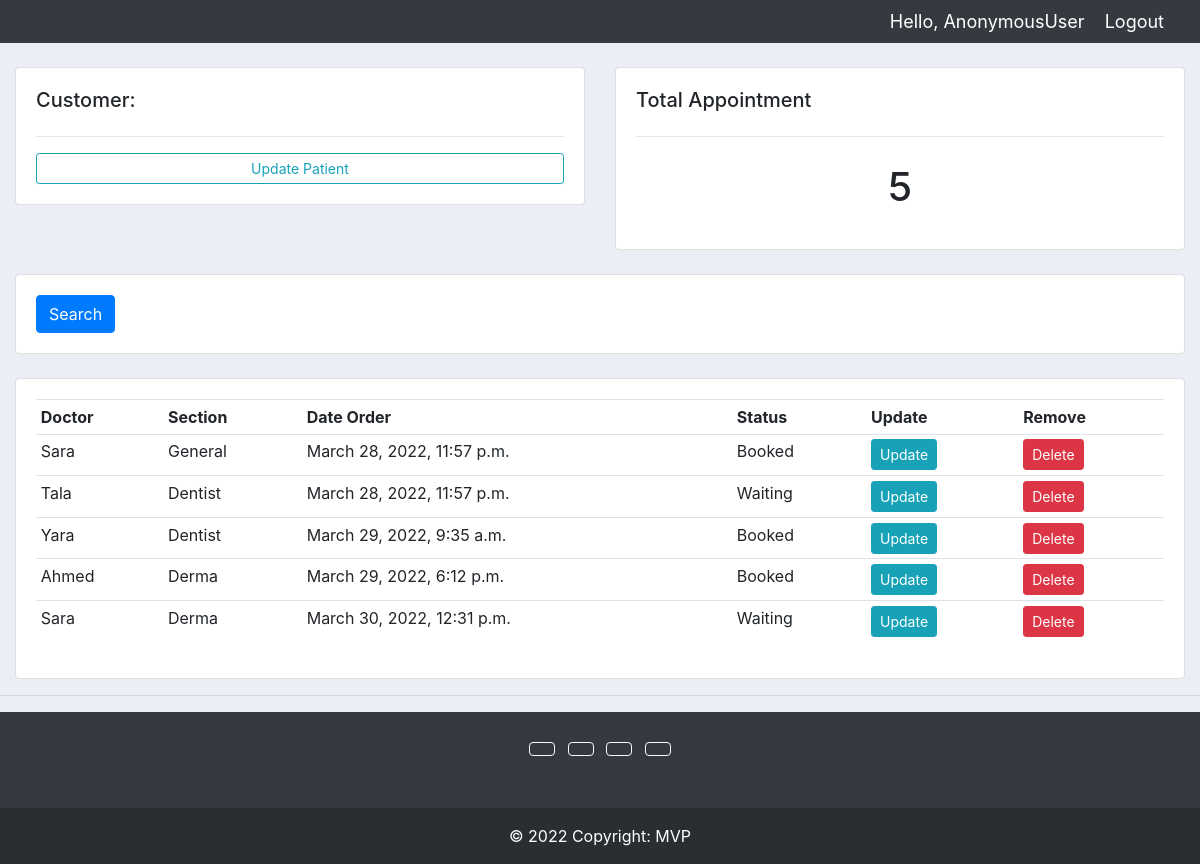
The page /patientHome/ on the database as committed earlier.
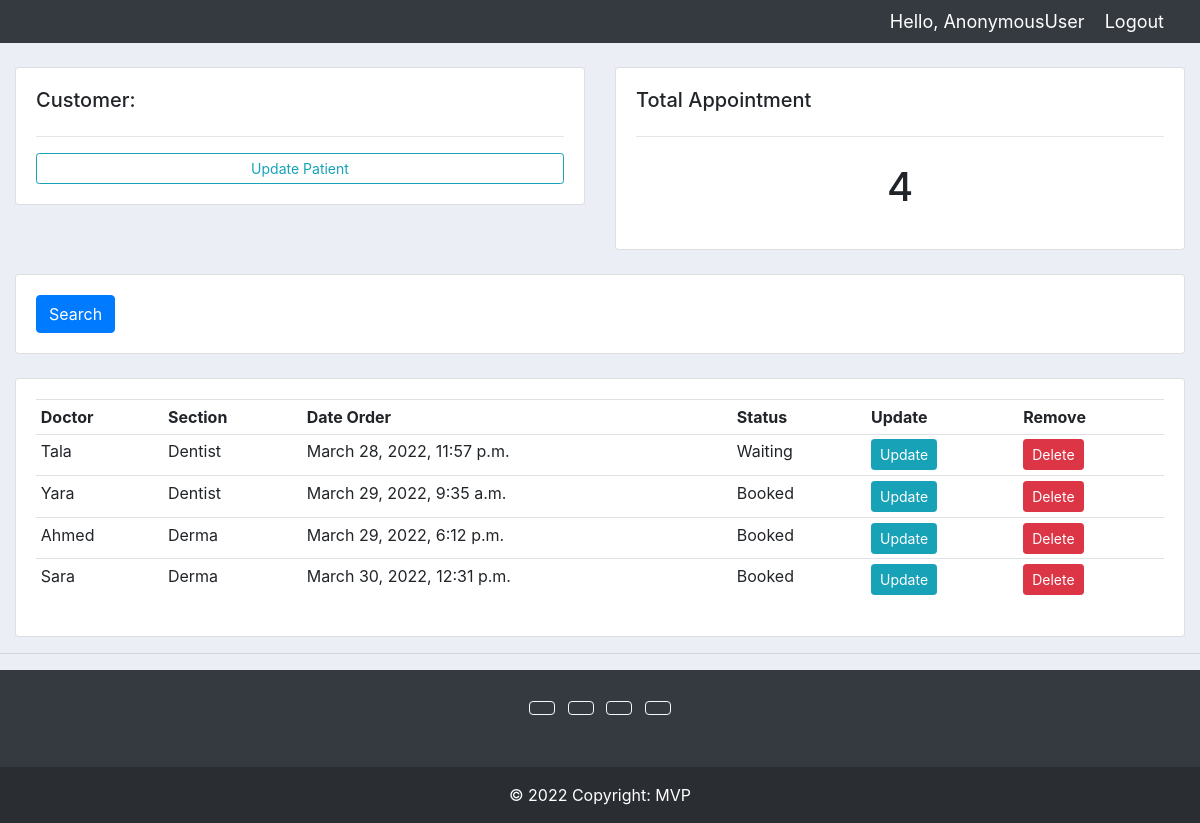
The same page on the database as committed later.
### accounts/models.py (models this page shows, shortened)
class Appointment(models.Model):
    STATUS = (
        ('Booked', 'Booked'),
        ('Available', 'Available'),
        ('Waiting', 'Waiting')
    )
    patient = models.ForeignKey(Patient, null=True, on_delete=models.SET_NULL)
    doctor = models.ForeignKey(Doctor, null=True, on_delete=models.SET_NULL)
    date_created = models.DateTimeField(auto_now_add=True, null=True)
    status = models.CharField(max_length=200, null=True, choices=STATUS)

class Patient(models.Model):
    name = models.CharField(max_length=200, null=True)
    email = models.EmailField()
    phone = models.CharField(max_length=200, null=True)
    date = models.TimeField()
    def __str__(self):
        return self.name

class Doctor(models.Model):
    SECTION = (
        ('Derma', 'Derma'),
        ('Dentist', 'Dentist'),
        ('General', 'General'),
    )
    name = models.CharField(max_length=200, null=True)
    email = models.EmailField()
    phone = models.CharField(max_length=200, null=True)
    section = models.CharField(max_length=200, null=True, choices=SECTION)
    time_start = models.TimeField('Start of Shift')
    time_end = models.TimeField('End of Shift')

### accounts/views.py (the view)
# urls.py: path('patientHome/' ,views.patientHome,name="patientHome"),
def patientHome(request):
    appointments = Appointment.objects.all()
    patient = Patient.objects.all()
    appointment_count = appointments.count
    context={'patient':patient,'appointments':appointments,'appointment_count':appointment_count}
    return render(request,'accounts/patientHome.html',context)

### accounts/templates/accounts/patientHome.html
{%  extends 'accounts/main.html' %}
{% block content %}
	<br>
<div class="row">
	<div class="col-md">
		<div class="card card-body">
			<h5>Customer:</h5>
			<hr>
			<a class="btn btn-outline-info  btn-sm btn-block" href="">Update Patient</a>
		</div>
	</div>
	<div class="col-md">
		<div class="card card-body">
			<h5>Total Appointment</h5>
			<hr>
			<h1 style="text-align: center;padding: 10px">{{ appointment_count }}</h1>
		</div>
	</div>
</div>
<br>
<div class="row">
	<div class="col">
		<div class="card card-body">
			<form method="get">
		    <button class="btn btn-primary" type="submit">Search</button>
		  </form>
		</div>
	</div>
</div>
<br>
<div class="row">
	<div class="col-md">
		<div class="card card-body">
			<table class="table table-sm">
				<tr>
					<th>Doctor</th>
					<th>Section</th>
					<th>Date Order</th>
					<th>Status</th>
					<th>Update</th>
					<th>Remove</th>
				</tr>
				{% for appointment in appointments %}
				<tr>
					<td>{{appointment.patient}}</td>
					<td>{{appointment.doctor.section}}</td>
					<td>{{appointment.date_created}}</td>
					<td>{{appointment.status}}</td>
					<td><a class="btn btn-sm btn-info" href="{% url 'update_appointments' appointment.id %}">Update</a></td>
					<td><a class="btn btn-sm btn-danger" href="{% url 'delete_appointment' appointment.id %}">Delete</a></td>
				</tr>
				{% endfor %}
			</table>
		</div>
	</div>
</div>
{% endblock %}

Rows that differ between the two databases and show on the page:
removed Appointment: patient "Sara", doctor.section "General", date_created "March 28, 2022, 11:57 p.m.", status "Booked"
changed Appointment "March 30, 2022, 12:31 p.m.": status "Waiting" → "Booked"
Other text that changed with them:
{{ appointment_count }}: "5" → "4"
